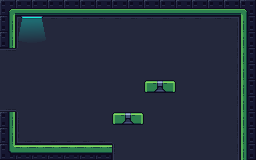

This is a level from a 2D game, rendered from its Tiled map with the project's own tilesets. A one-line summary and the complete map file follow:
An orthogonal 16x10 tile map with 16x16 px tiles, 5 tile layers (Background, Ground, Platforms, Spikes, ...) and 34 objects (2x Arrow, Spawn, Exit).

<map version="1.10" tiledversion="1.12.2" orientation="orthogonal" renderorder="right-down" width="16" height="10" tilewidth="16" tileheight="16" infinite="0" nextlayerid="7" nextobjectid="5">
 <editorsettings>
  <export target="level05.json" format="json" />
 </editorsettings>
 <tileset firstgid="1" name="tileset" tilewidth="16" tileheight="16" tilecount="180" columns="18">
  <image source="tileset.png" width="288" height="160" />
  <tile id="15">
   <objectgroup draworder="index" id="2">
    <object id="1" x="8" y="12" width="8" height="4" />
   </objectgroup>
  </tile>
  <tile id="16">
   <objectgroup draworder="index" id="2">
    <object id="1" x="0" y="12" width="8" height="4" />
   </objectgroup>
  </tile>
  <tile id="32">
   <objectgroup draworder="index" id="2">
    <object id="1" x="0" y="6" width="16" height="10" />
   </objectgroup>
  </tile>
  <tile id="33">
   <objectgroup draworder="index" id="2">
    <object id="1" x="2" y="0" width="14" height="16" />
   </objectgroup>
  </tile>
  <tile id="34">
   <objectgroup draworder="index" id="2">
    <object id="1" x="0" y="0" width="13" height="16" />
   </objectgroup>
  </tile>
  <tile id="66">
   <objectgroup draworder="index" id="2">
    <object id="1" x="0" y="8" width="16" height="8" />
   </objectgroup>
  </tile>
  <tile id="67">
   <objectgroup draworder="index" id="2">
    <object id="1" x="0" y="10" width="16" height="6" />
   </objectgroup>
  </tile>
  <tile id="68">
   <objectgroup draworder="index" id="2">
    <object id="1" x="0" y="10" width="16" height="6" />
   </objectgroup>
  </tile>
  <tile id="69">
   <objectgroup draworder="index" id="2">
    <object id="1" x="0" y="8" width="16" height="8" />
   </objectgroup>
  </tile>
  <tile id="70">
   <objectgroup draworder="index" id="2">
    <object id="1" x="0" y="10" width="16" height="6" />
   </objectgroup>
  </tile>
  <tile id="71">
   <objectgroup draworder="index" id="2">
    <object id="1" x="0" y="10" width="16" height="6" />
   </objectgroup>
  </tile>
  <tile id="75">
   <objectgroup draworder="index" id="2">
    <object id="1" x="5" y="5" width="11" height="11" />
   </objectgroup>
  </tile>
  <tile id="76">
   <objectgroup draworder="index" id="2">
    <object id="1" x="0" y="5" width="16" height="6" />
   </objectgroup>
  </tile>
  <tile id="77">
   <objectgroup draworder="index" id="2">
    <object id="1" x="0" y="5" width="11" height="11" />
   </objectgroup>
  </tile>
  <tile id="93">
   <objectgroup draworder="index" id="2">
    <object id="1" x="5" y="0" width="6" height="16" />
   </objectgroup>
  </tile>
  <tile id="95">
   <objectgroup draworder="index" id="2">
    <object id="1" x="5" y="0" width="6" height="16" />
   </objectgroup>
  </tile>
  <tile id="102">
   <objectgroup draworder="index" id="2">
    <object id="1" x="2" y="0" width="13" height="4" />
   </objectgroup>
  </tile>
  <tile id="111">
   <objectgroup draworder="index" id="2">
    <object id="1" x="5" y="0" width="11" height="11" />
   </objectgroup>
  </tile>
  <tile id="112">
   <objectgroup draworder="index" id="2">
    <object id="1" x="0" y="5" width="16" height="6" />
   </objectgroup>
  </tile>
  <tile id="113">
   <objectgroup draworder="index" id="2">
    <object id="1" x="0" y="0" width="11" height="11" />
   </objectgroup>
  </tile>
  <tile id="126">
   <objectgroup draworder="index" id="2">
    <object id="1" x="0" y="0" width="16" height="13" />
   </objectgroup>
  </tile>
  <tile id="127">
   <objectgroup draworder="index" id="2">
    <object id="1" x="0" y="0" width="16" height="13" />
   </objectgroup>
  </tile>
  <tile id="128">
   <objectgroup draworder="index" id="2">
    <object id="1" x="0" y="0" width="10" height="11" />
   </objectgroup>
  </tile>
  <tile id="129">
   <objectgroup draworder="index" id="2">
    <object id="1" x="6" y="0" width="10" height="11" />
   </objectgroup>
  </tile>
  <tile id="130">
   <objectgroup draworder="index" id="2">
    <object id="1" x="0" y="0" width="16" height="13" />
   </objectgroup>
  </tile>
  <tile id="131">
   <objectgroup draworder="index" id="2">
    <object id="1" x="0" y="0" width="16" height="13" />
   </objectgroup>
  </tile>
  <tile id="138">
   <objectgroup draworder="index" id="2">
    <object id="1" x="2" y="12" width="13" height="4" />
   </objectgroup>
  </tile>
  <tile id="162">
   <objectgroup draworder="index" id="2">
    <object id="1" x="0" y="0" width="16" height="10" />
   </objectgroup>
  </tile>
  <tile id="163">
   <objectgroup draworder="index" id="2">
    <object id="1" x="0" y="0" width="16" height="10" />
   </objectgroup>
  </tile>
  <tile id="164">
   <objectgroup draworder="index" id="2">
    <object id="1" x="0" y="0" width="16" height="10" />
   </objectgroup>
  </tile>
 </tileset>
 <layer id="1" name="Background" width="16" height="10">
  <data encoding="csv">
0,0,0,0,0,0,0,0,0,0,0,0,0,0,0,0,
0,73,74,74,74,74,74,74,74,74,74,74,74,2147483722,2147483721,0,
0,91,92,92,92,92,92,92,92,92,92,92,92,2147483740,2147483739,0,
2684354651,92,92,92,92,92,92,92,92,92,92,92,92,92,2147483739,0,
92,92,92,92,92,92,92,92,92,92,92,92,92,92,2147483739,0,
92,92,92,92,92,92,92,92,92,92,92,92,92,92,2147483739,0,
3758096475,92,92,92,92,92,92,92,92,92,92,92,92,92,2147483739,0,
0,1073741915,1073741916,92,92,92,92,92,92,92,92,92,92,3221225564,3221225563,0,
0,1073741897,1073741898,1073741898,1073741898,1073741898,1073741898,92,92,92,92,92,92,92,2147483739,0,
0,0,0,0,0,0,0,91,92,92,92,92,92,92,2147483739,0
</data>
 </layer>
 <layer id="2" name="Ground" width="16" height="10">
  <data encoding="csv">
19,20,20,20,20,20,20,20,20,20,20,20,20,20,20,21,
37,0,0,0,0,0,0,0,0,0,0,0,0,0,0,39,
37,0,0,0,0,0,0,0,0,0,0,0,0,0,0,39,
0,0,0,0,0,0,0,0,0,0,0,0,0,0,0,39,
0,0,0,0,0,0,0,0,0,0,0,0,0,0,0,39,
0,0,0,0,0,0,0,0,0,0,0,0,0,0,0,39,
0,0,0,0,0,0,0,0,0,0,0,0,0,0,0,39,
37,0,0,0,0,0,0,0,0,0,0,0,0,0,0,39,
37,0,0,0,0,0,0,0,0,0,0,0,0,0,0,39,
55,56,56,56,56,56,56,0,0,0,0,0,0,0,0,39
</data>
 </layer>
 <layer id="6" name="Platforms" width="16" height="10">
  <data encoding="csv">
0,0,0,0,0,0,0,0,0,0,0,0,0,0,0,0,
0,0,0,0,0,0,0,0,0,0,0,0,0,0,0,0,
0,0,0,0,0,0,0,0,0,0,0,0,0,0,0,0,
0,0,0,0,0,0,0,0,0,0,0,0,0,0,0,0,
0,0,0,0,0,0,0,0,0,0,0,0,0,0,0,0,
0,0,0,0,0,0,0,0,0,127,132,0,0,0,0,0,
0,0,0,0,0,0,0,0,0,0,0,0,0,0,0,0,
0,0,0,0,0,0,0,127,132,0,0,0,0,0,0,0,
0,0,0,0,0,0,0,0,0,0,0,0,0,0,0,0,
0,0,0,0,0,0,0,0,0,0,0,0,0,0,0,0
</data>
 </layer>
 <layer id="5" name="Spikes" width="16" height="10">
  <data encoding="csv">
0,0,0,0,0,0,0,0,0,0,0,0,0,0,0,0,
0,0,0,0,0,0,0,0,0,0,0,0,0,0,0,0,
0,0,0,0,0,0,0,0,0,0,0,0,0,0,0,0,
0,0,0,0,0,0,0,0,0,0,0,0,0,0,0,0,
0,0,0,0,0,0,0,0,0,0,0,0,0,0,0,0,
0,0,0,0,0,0,0,0,0,0,0,0,0,0,0,0,
0,0,0,0,0,0,0,0,0,0,0,0,0,0,0,0,
0,0,0,0,0,0,0,0,0,0,0,0,0,0,0,0,
0,0,0,0,0,0,0,0,0,0,0,0,0,0,0,0,
0,0,0,0,0,0,0,0,0,0,0,0,0,0,0,0
</data>
 </layer>
 <layer id="4" name="Foreground" width="16" height="10">
  <data encoding="csv">
0,0,0,0,0,0,0,0,0,0,0,0,0,0,0,0,
0,31,32,0,0,0,0,0,0,0,0,0,0,0,0,0,
0,49,50,0,0,0,0,0,0,0,0,0,0,0,0,0,
0,0,0,0,0,0,0,0,0,0,0,0,0,0,0,0,
0,0,0,0,0,0,0,0,0,0,0,0,0,0,0,0,
0,0,0,0,0,0,0,0,0,0,0,0,0,0,0,0,
0,0,0,0,0,0,0,0,0,0,0,0,0,0,0,0,
0,0,0,0,0,0,0,0,0,0,0,0,0,0,0,0,
0,0,0,0,0,0,0,0,0,0,0,0,0,0,0,0,
0,0,0,0,0,0,0,0,0,0,0,0,0,0,0,0
</data>
 </layer>
 <objectgroup id="3" name="Objects">
  <object id="1" name="Spawn" x="48" y="136">
   <point />
  </object>
  <object id="3" name="Right" type="Arrow" x="224" y="40" rotation="-90">
   <point />
  </object>
  <object id="2" name="Exit" x="32" y="24" rotation="180">
   <point />
  </object>
  <object id="4" name="Left" type="Arrow" x="224" y="152" rotation="90">
   <point />
  </object>
 </objectgroup>
</map>
